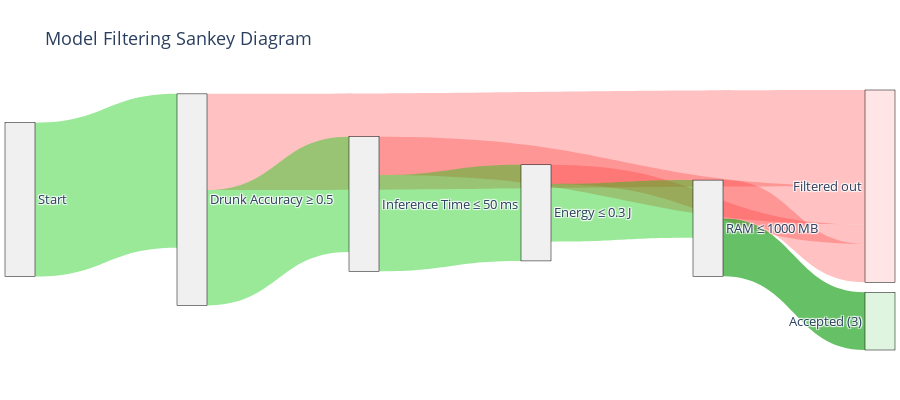

Notebook source saved alongside this figure:
### Code cell
import pandas as pd
import plotly.graph_objects as go
from collections import Counter

# -------------------------------
# Raw Model Data
# -------------------------------
models = [
    "Bi-LSTM", "CNN", "GRU", "LSTM", "BSC", "HRR", "FHRR", "MAP",
    "MAP+RF", "MAP+SVM", "MAP+MLP", "MAP+XGB", "MAP+LightGBM"
]

data = pd.DataFrame({
    "Model": models,
    "Drunk Accuracy": [0.420, 0.490, 0.579, 0.499, 0.468, 0.241, 0.650, 0.612, 0.676, 0.582, 0.600, 0.626, 0.630],
    "Inference Time (ms)": [16.98, 0.26, 29.50, 25.61, 11.07, 10.87, 24.37, 11.16, 12.67, 61.72, 78.55, 14.23, 17.90],
    "Energy (J)": [0.204, 0.003, 0.354, 0.307, 0.133, 0.130, 0.292, 0.134, 0.198, 0.741, 0.943, 0.171, 0.215],
    "Total RAM": [189.03, 179.92, 181.05, 181.88, 881.95, 882.94, 1297.80, 880.67, 1324.55, 2222.70, 900.41, 893.41, 897.80],
})

# -------------------------------
# Define Filtering Criteria
# -------------------------------
criteria = [
    ("Drunk Accuracy ≥ 0.5", "Drunk Accuracy", lambda x: x >= 0.5),
    ("Inference Time ≤ 50 ms", "Inference Time (ms)", lambda x: x <= 50),
    ("Energy ≤ 0.3 J", "Energy (J)", lambda x: x <= 0.3),
    ("RAM ≤ 1000 MB", "Total RAM", lambda x: x <= 1000)
]

# -------------------------------
# Setup
# -------------------------------
labels = []
label_indices = {}
flows = []
color_map = []
failed_at = {model: None for model in data["Model"]}
last_node = {model: "Start" for model in data["Model"]}

def add_label(name):
    if name not in label_indices:
        label_indices[name] = len(labels)
        labels.append(name)

# Initial label
add_label("Start")

# Step 0: Start ➝ First Criterion
first_label = criteria[0][0]
add_label(first_label)
# flows.append(("Start", first_label, len(models)))
# color_map.append("rgba(0,200,0,0.4)")
# for model in models:
#     last_node[model] = first_label

# -------------------------------
# Filtering Steps
# -------------------------------
for i, (desc, col, cond) in enumerate(criteria):
    pass_label = desc
    fail_label = f"Filtered out"
    add_label(pass_label)
    add_label(fail_label)

    for model in models:
        if failed_at[model] is not None:
            continue  # already failed

        val = data.loc[data["Model"] == model, col].values[0]
        if cond(pd.Series([val])).bool():
            flows.append((last_node[model], pass_label, 1))
            color_map.append("rgba(0,200,0,0.4)")
            last_node[model] = pass_label
        else:
            # 🔥 This is the ONLY thing that was wrong: use `pass_label` as the origin
            flows.append((pass_label, fail_label, 1))
            color_map.append("rgba(255,50,50,0.3)")
            failed_at[model] = desc
            last_node[model] = fail_label

# -------------------------------
# Final Acceptance
# -------------------------------
accepted_label = f"Accepted ({sum(v is None for v in failed_at.values())})"
add_label(accepted_label)

for model in models:
    if failed_at[model] is None:
        flows.append((last_node[model], accepted_label, 1))
        color_map.append("rgba(0,150,0,0.6)")
        last_node[model] = accepted_label

# -------------------------------
# Sankey Conversion
# -------------------------------
from collections import Counter
counted_flows = Counter((src, tgt) for src, tgt, _ in flows)

source, target, value = [], [], []
final_colors = []

for (src, tgt), count in counted_flows.items():
    source.append(label_indices[src])
    target.append(label_indices[tgt])
    value.append(count)
    if "Filtered" in tgt:
        final_colors.append("rgba(255,50,50,0.3)")
    elif "Accepted" in tgt:
        final_colors.append("rgba(0,150,0,0.6)")
    else:
        final_colors.append("rgba(0,200,0,0.4)")

# -------------------------------
# Sankey Plot
# -------------------------------
fig = go.Figure(data=[go.Sankey(
    arrangement="snap",
    node=dict(
        pad=10,  # Increased from 30 to 40
        thickness=30,  # Increased from 20 to 30
        line=dict(color="black", width=0.5),
        label=labels,
        color=[
            "#f0f0f0" if "Filtered" not in lbl and "Accepted" not in lbl else
            "#ffe5e5" if "Filtered" in lbl else "#e0f5e0"
            for lbl in labels
        ]
    ),
    link=dict(
        source=source,
        target=target,
        value=value,
        color=final_colors
    )
)])

fig.update_layout(
    title_text="Model Filtering Sankey Diagram",
    font=dict(size=13),  # Slightly larger for legibility
    margin=dict(l=5, r=5, t=90, b=50),  # More room around edges
    height=400,  # Increased canvas height
)
fig.show()


# -------------------------------
# Failure Breakdown
# -------------------------------
print("\nFailure breakdown by model:")
for model in models:
    print(f"{model}: {'✔️ Passed all' if failed_at[model] is None else f'❌ Failed at ' + failed_at[model]}")

### Figure 1 — Plotly figure (JSON) as saved in the notebook; plotly's stock layout.template omitted (floating-point values rounded to 4 significant figures)
{"data": [{"arrangement": "snap", "link": {"color": ["rgba(255,50,50,0.3)", "rgba(0,200,0,0.4)", "rgba(0,200,0,0.4)", "rgba(255,50,50,0.3)", "rgba(255,50,50,0.3)", "rgba(0,200,0,0.4)", "rgba(255,50,50,0.3)", "rgba(0,200,0,0.4)", "rgba(0,150,0,0.6)"], "source": [1, 0, 1, 3, 4, 3, 5, 4, 5], "target": [2, 1, 3, 2, 2, 4, 2, 5, 6], "value": [5, 8, 6, 2, 1, 5, 2, 3, 3]}, "node": {"color": ["#f0f0f0", "#f0f0f0", "#ffe5e5", "#f0f0f0", "#f0f0f0", "#f0f0f0", "#e0f5e0"], "label": ["Start", "Drunk Accuracy ≥ 0.5", "Filtered out", "Inference Time ≤ 50 ms", "Energy ≤ 0.3 J", "RAM ≤ 1000 MB", "Accepted (3)"], "line": {"color": "black", "width": 0.5}, "pad": 10, "thickness": 30}, "type": "sankey"}], "layout": {"font": {"size": 13}, "height": 400, "margin": {"b": 50, "l": 5, "r": 5, "t": 90}, "title": {"text": "Model Filtering Sankey Diagram"}}}
